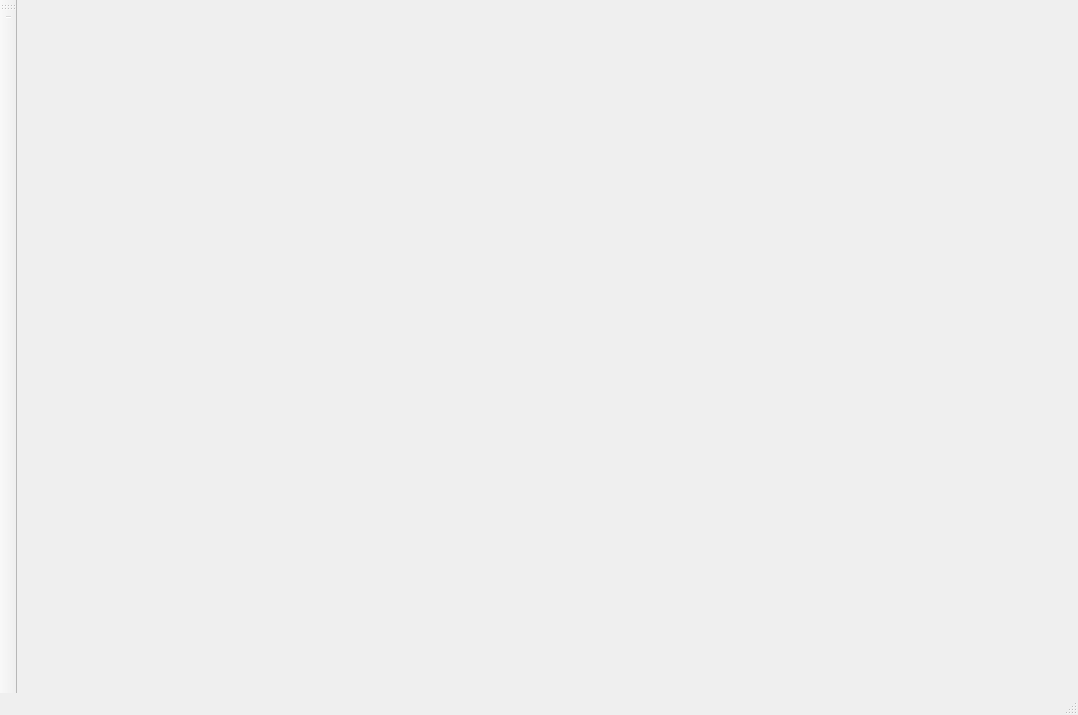
<?xml version="1.0" encoding="UTF-8"?>
<ui version="4.0">
 <class>MainWindow</class>
 <widget class="QMainWindow" name="MainWindow">
  <property name="geometry">
   <rect>
    <x>0</x>
    <y>0</y>
    <width>1078</width>
    <height>715</height>
   </rect>
  </property>
  <property name="windowTitle">
   <string>MainWindow</string>
  </property>
  <widget class="QWidget" name="centralWidget"/>
  <widget class="QMenuBar" name="menuBar">
   <property name="geometry">
    <rect>
     <x>0</x>
     <y>0</y>
     <width>1078</width>
     <height>26</height>
    </rect>
   </property>
  </widget>
  <widget class="QToolBar" name="mainToolBar">
   <attribute name="toolBarArea">
    <enum>LeftToolBarArea</enum>
   </attribute>
   <attribute name="toolBarBreak">
    <bool>false</bool>
   </attribute>
   <addaction name="separator"/>
  </widget>
  <widget class="QStatusBar" name="statusBar"/>
  <action name="actionAddGL">
   <property name="text">
    <string>AddGL</string>
   </property>
  </action>
 </widget>
 <layoutdefault spacing="6" margin="11"/>
 <resources/>
 <connections/>
</ui>
